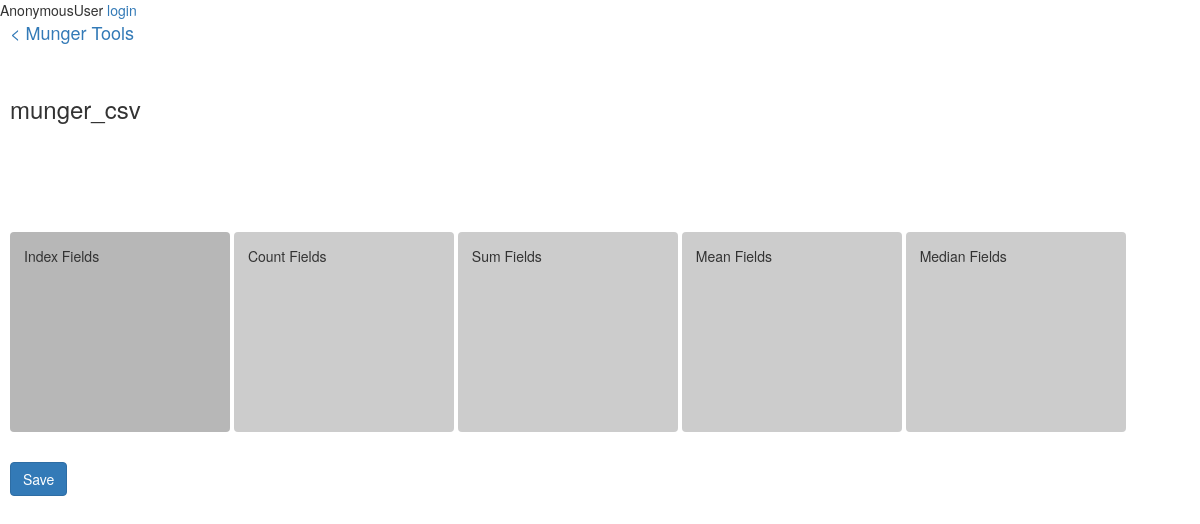
The page /script_builder/pivot_builder/3 on the database its author committed.
### script_builder/models.py (models this page shows, shortened)
class MungerBuilder(models.Model):
    munger_name = models.CharField(max_length=200)
    input_folder = models.CharField(max_length=999, null=True, blank=True)
    input_filename = models.CharField(max_length=200, null=True, blank=True)
    output_folder = models.CharField(max_length=999, null=True, blank=True)
    output_filename = models.CharField(max_length=200, null=True, blank=True)
    rows_to_delete_top = models.IntegerField(null=True, blank=True)
    rows_to_delete_bottom = models.IntegerField(null=True, blank=True)

class FieldType(models.Model):
    type_name = models.CharField(max_length=200)

### script_builder/views.py (the view)
# urls.py: url(r'^pivot_builder/(?P<munger_builder_id>[0-9]+)$', views.pivot_builder, name='pivot_builder'),
def pivot_builder(request, munger_builder_id):
    mb = MungerBuilder.objects.get(pk=munger_builder_id)
    fields = mb.data_fields.all()
    field_types = [ft.type_name for ft in FieldType.objects.all()]
    context = {'mb': mb, 'fields': fields, 'field_types': field_types}
    return render(request, 'script_builder/pivot_builder.html', context)

### script_builder/models.py (called while the page is built)
    def active_name(self):
        if self.new_name:
            return self.new_name
        else:
            return self.current_name

### script_builder/templates/script_builder/pivot_builder.html (shortened to what this page needs)
{% extends "base.html" %}
{% load humanize %}
{% block back_link %}
  <p><a class=back-link href="{% url 'munger_tools' mb.id %}">< Munger Tools</a></p>
{% endblock %}
{% block content %}
    <h3>{{ mb.munger_name }}</h3>
    {% if fields %}
      <div id="field-source-bank" class="field-source-bank">
      </div>
    {% else %}
        <p>No fields are available.</p>
    {% endif %}
    {% for field_type in field_types %}
      <div id="{{ field_type }}-dropzone" type="{{ field_type }}" class="dropzone"> {{ field_type|capfirst }} Fields</div>
    {% endfor %}
    <input id="save-pivot-fields" name="save-pivot-fields" class="btn btn-primary" type="submit" value="Save" />
{% endblock content %}

### static/extra_css.css (style rules this page uses)
.back-link { font-size: 18px; }

### static/pivot_table.css (style rules this page uses)
#index-dropzone { background-color: #b7b7b7; }
.dropzone { background-color: #ccc; border: dashed 4px transparent; border-radius: 4px; margin: 10px auto 30px; padding: 10px; width: 220px; height: 200px; display: inline-block; transition: background-color 0.3s; }

### rows shown on the page
MungerBuilder: munger_name "munger_csv"
FieldType: field_types "Index"
FieldType: field_types "Count"
FieldType: field_types "Sum"
FieldType: field_types "Mean"
FieldType: field_types "Median"

### other values the page prints
{{ user }} "AnonymousUser"
